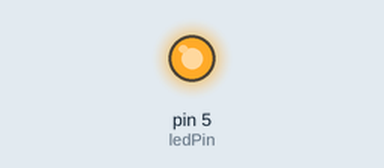
Bench run of a sketch on a simulated Arduino Uno, built with avr-gcc and run on an emulated ATmega328P. Shown: output pins drawn as LEDs (lit = HIGH).

Above: at 1.5 s.
At 4.5 s:
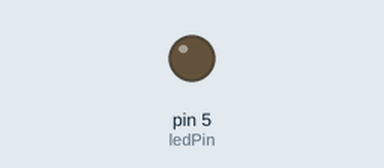
Timing chart, 0 to 7.8 s (numbered marks = the images above):
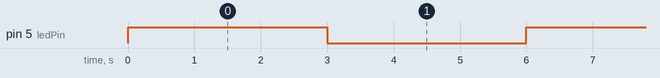

The sketch:

01_blink.ino
```cpp
/*
 *
 * Arup IoT Workshop
 *
 */

const int ledPin = 5;
const int delayInterval = 3000;

void setup() {
  pinMode (ledPin, OUTPUT);
}

void loop() {
  digitalWrite (ledPin, HIGH);
  delay(delayInterval);
  digitalWrite (ledPin, LOW);
  delay(delayInterval);
}
```

Measured:
- by itself, pin 5 (ledPin): alternates HIGH for 3.0 s and LOW for 3.0 s
